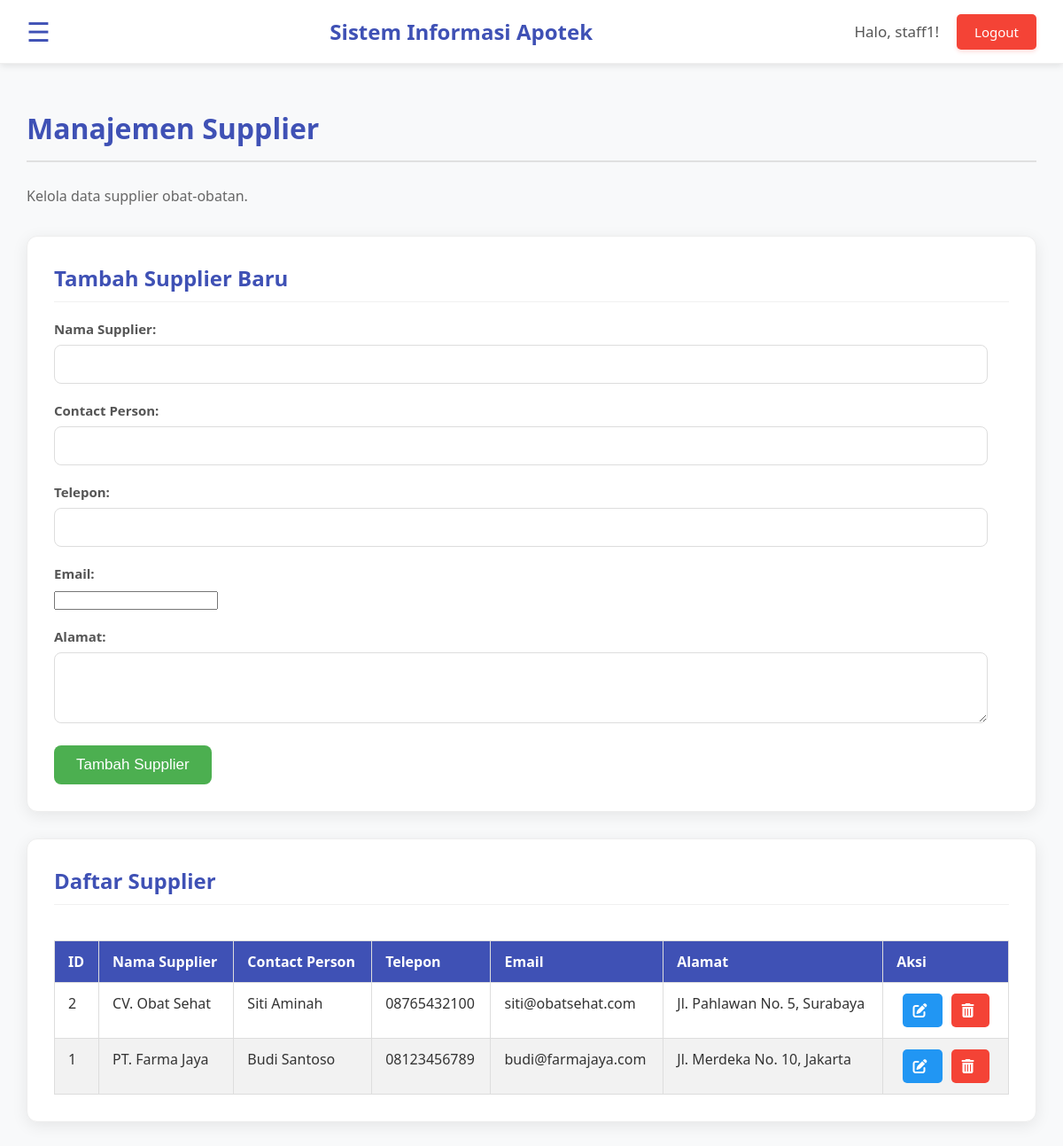
The app's page /supplier_management.php (signed in) with its own data.
### tables this page shows
CREATE TABLE suppliers (
    id INT AUTO_INCREMENT PRIMARY KEY,
    name VARCHAR(100) NOT NULL,
    contact_person VARCHAR(100),
    phone VARCHAR(20),
    email VARCHAR(100),
    address TEXT,
    created_at TIMESTAMP DEFAULT CURRENT_TIMESTAMP
);

### supplier_management.php (the view, shortened to what this page needs)
<?php
include 'php/db_connection.php';
include 'php/header.php';
$name = '';
$contact_person = '';
$phone = '';
$email = '';
$address = '';
$is_edit = false;
?>
<!DOCTYPE html>
<html lang="id">
<head>
    <link rel="stylesheet" href="css/home.css">
    <link rel="stylesheet" href="css/sidenav.css">
    <link rel="stylesheet" href="https://cdnjs.cloudflare.com/ajax/libs/font-awesome/6.0.0-beta3/css/all.min.css">
</head>
<body>
    <div class="main-content" id="mainContent">
        <h1>Manajemen Supplier</h1>
        <p>Kelola data supplier obat-obatan.</p>
        <div class="card form-card">
            <h2><?php echo $is_edit ? 'Edit Supplier' : 'Tambah Supplier Baru'; ?></h2>
            <form action="supplier_management.php" method="POST">
                <div class="input-group">
                    <label for="name">Nama Supplier:</label>
                    <input type="text" id="name" name="name" value="<?php echo htmlspecialchars($name); ?>" required>
                </div>
                <div class="input-group">
                    <label for="contact_person">Contact Person:</label>
                    <input type="text" id="contact_person" name="contact_person" value="<?php echo htmlspecialchars($contact_person); ?>" required>
                </div>
                <div class="input-group">
                    <label for="phone">Telepon:</label>
                    <input type="text" id="phone" name="phone" value="<?php echo htmlspecialchars($phone); ?>" required>
                </div>
                <div class="input-group">
                    <label for="email">Email:</label>
                    <input type="email" id="email" name="email" value="<?php echo htmlspecialchars($email); ?>" required>
                </div>
                <div class="input-group">
                    <label for="address">Alamat:</label>
                    <textarea id="address" name="address" rows="3" required><?php echo htmlspecialchars($address); ?></textarea>
                </div>
                <button type="submit" class="btn-primary"><?php echo $is_edit ? 'Perbarui Supplier' : 'Tambah Supplier'; ?></button>
            </form>
        </div>
        <div class="card table-card">
            <h2>Daftar Supplier</h2>
            <div class="table-responsive">
                <table>
                    <thead>
                        <tr>
                            <th>ID</th>
                            <th>Nama Supplier</th>
                            <th>Contact Person</th>
                            <th>Telepon</th>
                            <th>Email</th>
                            <th>Alamat</th>
                            <th>Aksi</th>
                        </tr>
                    </thead>
                    <tbody>
                        <?php
                        $sql = "SELECT id, name, contact_person, phone, email, address FROM suppliers ORDER BY name ASC";
                        $result = $conn->query($sql);
                        if ($result->num_rows > 0) {
                            while($row = $result->fetch_assoc()) {
                                echo "<tr>";
                                echo "<td>" . htmlspecialchars($row['id']) . "</td>";
                                echo "<td>" . htmlspecialchars($row['name']) . "</td>";
                                echo "<td>" . htmlspecialchars($row['contact_person']) . "</td>";
                                echo "<td>" . htmlspecialchars($row['phone']) . "</td>";
                                echo "<td>" . htmlspecialchars($row['email']) . "</td>";
                                echo "<td>" . htmlspecialchars($row['address']) . "</td>";
                                echo "<td class='actions'>";
                                echo "<a href='supplier_management.php?edit=" . htmlspecialchars($row['id']) . "' class='action-btn edit-btn' title='Edit'><i class='fas fa-edit'></i></a>";
                                echo "<a href='supplier_management.php?delete=" . htmlspecialchars($row['id']) . "' class='action-btn delete-btn' title='Hapus' onclick='return confirm(\"Apakah Anda yakin ingin menghapus supplier ini? Tindakan ini tidak dapat dibatalkan.\");'><i class='fas fa-trash-alt'></i></a>";
                                echo "</td>";
                                echo "</tr>";
                            }
                        } else {
                            echo "<tr><td colspan='7'>Tidak ada data supplier.</td></tr>";
                        }
                        ?>
                    </tbody>
                </table>
            </div>
        </div>
    </div>
</body>
</html>

### css/home.css (style rules this page uses)
body { font-family: 'Segoe UI', Tahoma, Geneva, Verdana, sans-serif; margin: 0; background-color: #f4f7f6; color: #333; display: flex; flex-direction: column; min-height: 100vh; }
.main-content { flex-grow: 1; padding: 30px; margin-left: 0; transition: margin-left 0.5s; background-color: #f8f9fa; min-height: calc(100vh - 70px); box-sizing: border-box; }
.main-content h1 { color: #3f51b5; margin-bottom: 25px; font-size: 32px; border-bottom: 2px solid #e0e0e0; padding-bottom: 15px; }
.main-content p { color: #666; line-height: 1.7; font-size: 16px; margin-bottom: 30px; }
.card { background-color: #ffffff; padding: 30px; border-radius: 12px; box-shadow: 0 4px 18px rgba(0, 0, 0, 0.08); margin-bottom: 30px; border: 1px solid #eee; }
.card h2 { color: #3f51b5; margin-top: 0; margin-bottom: 20px; font-size: 24px; border-bottom: 1px solid #f0f0f0; padding-bottom: 10px; }
.input-group { margin-bottom: 20px; }
.input-group label { display: block; margin-bottom: 8px; font-weight: 600; color: #555; font-size: 15px; }
.input-group input[type="text"], .input-group input[type="number"], .input-group input[type="date"], .input-group textarea, .input-group select { width: calc(100% - 24px); padding: 12px; border: 1px solid #ddd; border-radius: 8px; font-size: 16px; transition: border-color 0.3s ease, box-shadow 0.3s ease; box-sizing: border-box; }
textarea { resize: vertical; }
.btn-primary { background-color: #4CAF50; color: white; padding: 12px 25px; border: none; border-radius: 8px; font-size: 17px; cursor: pointer; transition: background-color 0.3s ease, transform 0.2s ease; margin-right: 10px; }
.table-responsive { overflow-x: auto; }
table { width: 100%; border-collapse: collapse; margin-top: 20px; }
table thead tr { background-color: #3f51b5; color: white; text-align: left; }
table th, table td { padding: 12px 15px; border: 1px solid #ddd; vertical-align: top; }
table tbody tr:nth-child(even) { background-color: #f2f2f2; }
.actions { white-space: nowrap; text-align: center; }
.action-btn { display: inline-block; margin: 0 5px; padding: 8px 12px; border-radius: 5px; text-decoration: none; color: white; transition: background-color 0.3s ease, transform 0.2s ease; }
.action-btn i { margin-right: 5px; }
.edit-btn { background-color: #2196F3; }
.delete-btn { background-color: #f44336; }

### records on screen
suppliers: id "2", name "CV. Obat Sehat", contact_person "Siti Aminah", phone "08765432100", email "siti@obatsehat.com", address "Jl. Pahlawan No. 5, Surabaya"
suppliers: id "1", name "PT. Farma Jaya", contact_person "Budi Santoso", phone "08123456789", email "budi@farmajaya.com", address "Jl. Merdeka No. 10, Jakarta"

### other values on screen
$_SESSION['username'] "staff1"
